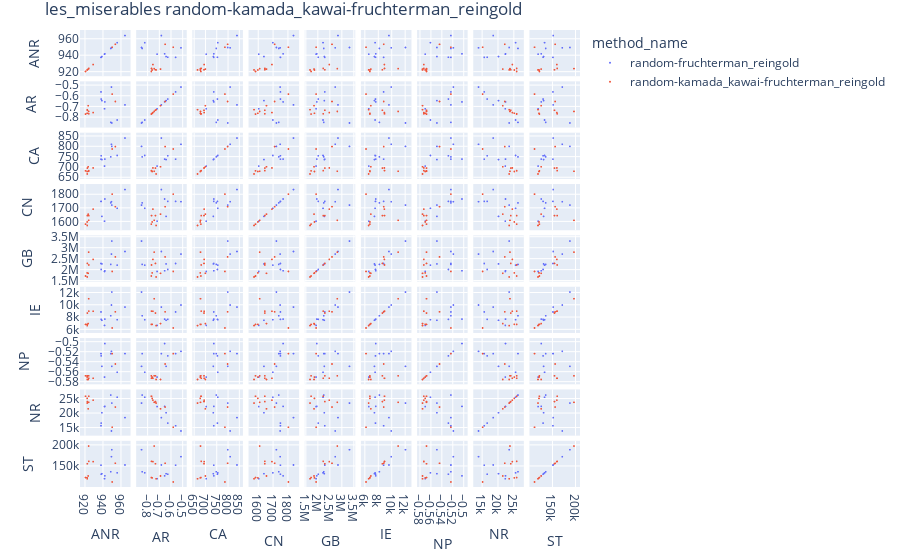

This figure's notebook cell:
### Code cell
import plotly.express as px


method_name = "random-kamada_kawai"
export_dir = EXPORT_DIR.joinpath(method_name)
data_df = pd.read_pickle(export_dir.joinpath(f"{DATASET_NAME}.pkl"))
df = pd.DataFrame()
for row in data_df.itertuples():
    quality_metrics = {}
    for qm_name in row.quality_metrics:
        quality_metrics[NAME_ABBREVIATIONS[qm_name]] = row.quality_metrics[
            qm_name
        ]
    df = pd.concat(
        [df, pd.DataFrame([{**quality_metrics, "method_name": method_name}])]
    )

method_name = "random-fruchterman_reingold"
export_dir = EXPORT_DIR.joinpath(method_name)
data_df = pd.read_pickle(export_dir.joinpath(f"{DATASET_NAME}.pkl"))
df = pd.DataFrame()
for row in data_df.itertuples():
    quality_metrics = {}
    for qm_name in row.quality_metrics:
        quality_metrics[NAME_ABBREVIATIONS[qm_name]] = row.quality_metrics[
            qm_name
        ]
    df = pd.concat(
        [df, pd.DataFrame([{**quality_metrics, "method_name": method_name}])]
    )


method_name = "random-kamada_kawai-fruchterman_reingold"
export_dir = EXPORT_DIR.joinpath(method_name)
data_df = pd.read_pickle(export_dir.joinpath(f"{DATASET_NAME}.pkl"))
for row in data_df.itertuples():
    quality_metrics = {}
    for qm_name in row.quality_metrics:
        quality_metrics[NAME_ABBREVIATIONS[qm_name]] = row.quality_metrics[
            qm_name
        ]
    df = pd.concat(
        [df, pd.DataFrame([{**quality_metrics, "method_name": method_name}])]
    )


fig = px.scatter_matrix(
    df,
    title=f"{DATASET_NAME} {method_name}",
    dimensions=[NAME_ABBREVIATIONS[qm_name] for qm_name in ALL_QM_NAMES],
    color="method_name",
)
fig.update_traces(marker=dict(size=2))
fig.update_layout(
    margin=dict(t=30, r=20, b=10),
)
fig.show()

### Figure 1 — Plotly figure (JSON) as saved in the notebook; plotly's stock layout.template omitted (floating-point values rounded to 4 significant figures)
{"data": [{"dimensions": [{"axis": {"matches": true}, "label": "ANR", "values": [948.7, 941.8, 937.8, 938.9, 949.9, 938.0, 955.8, 964.5, 942.1, 949.5]}, {"axis": {"matches": true}, "label": "AR", "values": [-0.8454, -0.7175, -0.5586, -0.6403, -0.8508, -0.6254, -0.8228, -0.6808, -0.6528, -0.5124]}, {"axis": {"matches": true}, "label": "CA", "values": [749.5, 704.9, 738.5, 736.6, 800.6, 754.8, 756.5, 841.4, 738.9, 811.0]}, {"axis": {"matches": true}, "label": "CN", "values": [1739, 1604, 1750, 1639, 1723, 1750, 1699, 1838, 1768, 1748]}, {"axis": {"matches": true}, "label": "GB", "values": [2258000.0, 1935866, 2300000.0, 2280000.0, 3329000.0, 2026482, 2226252, 2849751, 1967000.0, 2733000.0]}, {"axis": {"matches": true}, "label": "IE", "values": [8226.0, 6647.0, 8854.0, 7491.0, 12110.0, 7642.0, 7583.0, 9652.0, 7688.0, 9988.0]}, {"axis": {"matches": true}, "label": "NP", "values": [-0.5232, -0.5703, -0.5232, -0.5488, -0.5488, -0.5278, -0.5607, -0.5232, -0.503, -0.5187]}, {"axis": {"matches": true}, "label": "NR", "values": [26400.0, 22400.0, 15750.0, 20250.0, 23620.0, 16670.0, 25640.0, 18570.0, 22460.0, 13950.0]}, {"axis": {"matches": true}, "label": "ST", "values": [136400.0, 119800.0, 152100.0, 131700.0, 188900.0, 130600.0, 133800.0, 152600.0, 126600.0, 172300.0]}], "hovertemplate": "method_name=random-fruchterman_reingold<br>%{xaxis.title.text}=%{x}<br>%{yaxis.title.text}=%{y}<extra></extra>", "legendgroup": "random-fruchterman_reingold", "marker": {"color": "#636efa", "size": 2, "symbol": "circle"}, "name": "random-fruchterman_reingold", "showlegend": true, "type": "splom"}, {"dimensions": [{"axis": {"matches": true}, "label": "ANR", "values": [922.4, 924.3, 923.6, 922.6, 924.1, 929.1, 922.5, 953.8, 950.2, 920.6]}, {"axis": {"matches": true}, "label": "AR", "values": [-0.7595, -0.7649, -0.6879, -0.7312, -0.7423, -0.7529, -0.7259, -0.6487, -0.579, -0.7668]}, {"axis": {"matches": true}, "label": "CA", "values": [678.5, 682.8, 701.3, 695.2, 679.7, 695.8, 666.5, 799.8, 788.0, 681.5]}, {"axis": {"matches": true}, "label": "CN", "values": [1598, 1645, 1656, 1645, 1610, 1693, 1572, 1711, 1804, 1582]}, {"axis": {"matches": true}, "label": "GB", "values": [1868000.0, 2233000.0, 1850159, 2303000.0, 2821966, 2487000.0, 1683000.0, 2601000.0, 1936000.0, 1727000.0]}, {"axis": {"matches": true}, "label": "IE", "values": [6819.0, 8987.0, 6957.0, 8675.0, 11020.0, 8967.0, 6622.0, 8872.0, 6233.0, 6812.0]}, {"axis": {"matches": true}, "label": "NP", "values": [-0.5703, -0.5728, -0.5752, -0.5679, -0.5679, -0.5728, -0.5752, -0.5441, -0.5232, -0.5679]}, {"axis": {"matches": true}, "label": "NR", "values": [25230.0, 25990.0, 21610.0, 24140.0, 23870.0, 24620.0, 23620.0, 22240.0, 15240.0, 25990.0]}, {"axis": {"matches": true}, "label": "ST", "values": [121800.0, 161200.0, 126400.0, 155400.0, 197700.0, 160600.0, 119600.0, 156700.0, 112000.0, 122600.0]}], "hovertemplate": "method_name=random-kamada_kawai-fruchterman_reingold<br>%{xaxis.title.text}=%{x}<br>%{yaxis.title.text}=%{y}<extra></extra>", "legendgroup": "random-kamada_kawai-fruchterman_reingold", "marker": {"color": "#EF553B", "size": 2, "symbol": "circle"}, "name": "random-kamada_kawai-fruchterman_reingold", "showlegend": true, "type": "splom"}], "layout": {"dragmode": "select", "legend": {"title": {"text": "method_name"}, "tracegroupgap": 0}, "margin": {"b": 10, "r": 20, "t": 30}, "title": {"text": "les_miserables random-kamada_kawai-fruchterman_reingold"}}}
